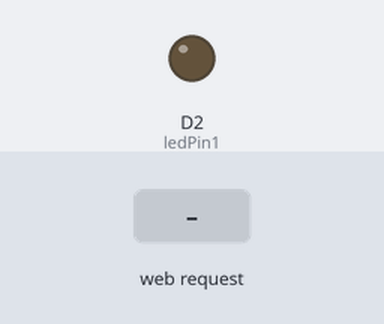
A sketch run on a simulated ESP8266 (NodeMCU). Parts: output pins drawn as LEDs (lit = HIGH). The test bench sets the inputs (shaded band). WiFi joins after 1.5 s; servers stay silent unless stated; what the sketch prints to the serial monitor is not drawn.

Above: at 2.7 s.
2.8 s: HTTP request GET /ON received
At 4.5 s:
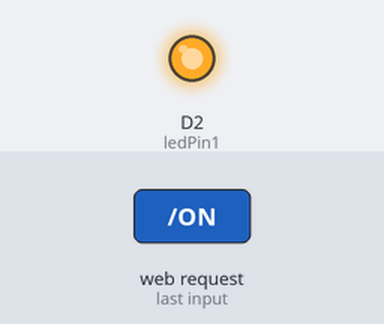
5.2 s: HTTP request GET /OFF received
At 6.4 s:
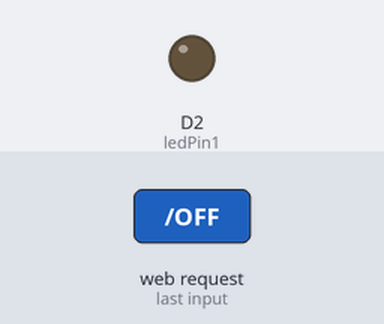
Timing chart, 0 to 8.2 s (numbered marks = the images above; inputs shaded):
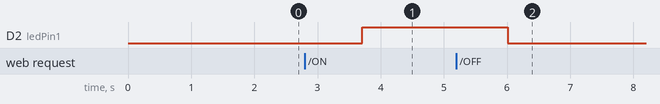

The sketch:

sketch_led_with_wi-fi.ino
```cpp
#include <ESP8266WiFi.h>

const char* ssid ="NUI";
const char* pwd = "lightyear";
int ledPin1 = D2;

WiFiServer server(80);

void setup() {
  Serial.begin(115200);
  pinMode(ledPin1, OUTPUT);
  digitalWrite(ledPin1, LOW);


  // Connect to WiFi network
  Serial.print("Connecting to ");
  Serial.println(ssid);

  WiFi.begin(ssid, pwd);


    while (WiFi.status() != WL_CONNECTED) {
    delay(500);
    Serial.print(".");
  }
  Serial.println("");
  Serial.println("WiFi connected");

  // Start the server
  server.begin();
  Serial.println("Server started");

  // Print the IP address
  Serial.print("Use this URL : ");
  Serial.print("http://");
  Serial.print(WiFi.localIP());//nodemcu
  Serial.println("/");

}

void loop() {

  WiFiClient client = server.available();

  // Read the first line of the request
  String request = client.readStringUntil('\r');
  Serial.println(request);
  client.flush();

  // Match the request

  //int value = LOW;
  if (request.indexOf("/ON") != -1) //Forward
  {
    digitalWrite(ledPin1, HIGH);

    Serial.println("ON LED");

  }
  if (request.indexOf("/OFF") != -1) // Rev
  {
       digitalWrite(ledPin1, LOW);

    Serial.println("OFF LED");

  }


  // Return the response
  client.println("HTTP/1.1 200 OK");
  client.println("Content-Type: text/html");
  client.println(""); //  do not forget this one
  client.println("<!DOCTYPE HTML>");
  client.println("<head><meta name=\"viewport\" content=\"width=device-width, initial-scale=1\">");
  client.println("<link rel=\"icon\" href=\"data:,\">");


  client.print(" <h1> One LED ON OFF </h1> ");

    client.println("<p><a href=\"/ON\"><button class=\"button\"> ON</button></a></p>");
            client.print("<p><a href=\"/OFF\"><button class=\"button\">OFF</button></a></p>");

   client.println("<html>");


  delay(100);

  Serial.println("");
}
```

Measured:
- after the input at 2.8 s, D2 (ledPin1): LOW → HIGH after 0.91 s
- after the input at 5.2 s, D2 (ledPin1): HIGH → LOW after 0.81 s
